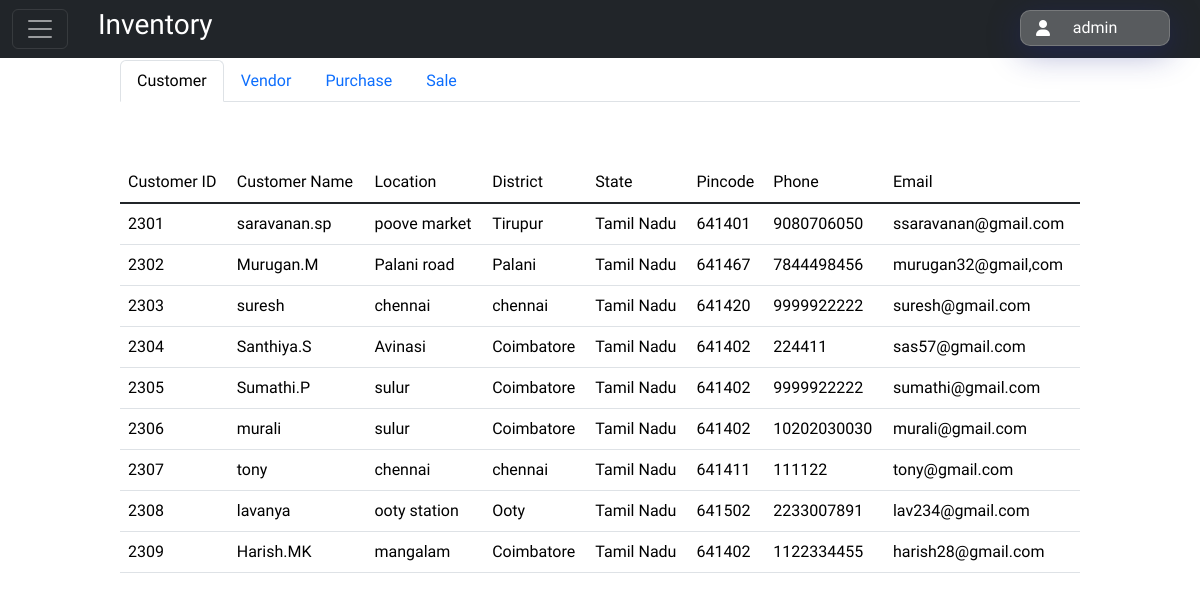
/datatable.php, run on the app's committed database.
### tables this page shows
CREATE TABLE `reguser` (
  `username` varchar(20) NOT NULL,
  `user_email` varchar(20) NOT NULL,
  `user_pass` varchar(20) NOT NULL,
  UNIQUE KEY `username` (`username`),
  UNIQUE KEY `user_email` (`user_email`),
  UNIQUE KEY `user_pass` (`user_pass`)
);

CREATE TABLE `customer_details` (
  `cid` int(10) NOT NULL AUTO_INCREMENT,
  `cname` varchar(20) NOT NULL,
  `location` varchar(20) NOT NULL,
  `district` varchar(20) NOT NULL,
  `state` varchar(20) NOT NULL,
  `pincode` int(20) DEFAULT NULL,
  `phone` bigint(20) DEFAULT NULL,
  `email` varchar(20) DEFAULT NULL,
  PRIMARY KEY (`cid`)
);

### datatable.php (the view, shortened to what this page needs)
<!DOCTYPE html>
<html>
<head>
	<link rel="stylesheet" href="https://cdn.jsdelivr.net/npm/bootstrap@5.3.3/dist/css/bootstrap.min.css">
  <link rel="stylesheet" type="text/css" href="d.css">
  <link rel="stylesheet" type="text/css" href="https://cdnjs.cloudflare.com/ajax/libs/font-awesome/6.7.2/css/all.min.css">
</head>
<body>
<nav class="navbar navbar-dark bg-dark fixed-top">
  <div class="container-fluid">
    <button class="navbar-toggler" type="button" data-bs-toggle="offcanvas" data-bs-target="#offcanvasWithBothOptions" aria-controls="offcanvasDarkNavbar" aria-label="Toggle navigation">
      <span class="navbar-toggler-icon"></span>
    </button>
    <h3 class="nav-title">Inventory</h3>
    <div class="userIdbadge">
      <?php
      $sn = "localhost";
      $un = "root";
      $pass = "";
      $db = "imsdb";
      $con = mysqli_connect($sn, $un, $pass, $db);
      $query = "select username from reguser";
      $exe = mysqli_query($con, $query);
      $res = mysqli_fetch_assoc($exe);
    ?>
      <input type="button" name="userLogin" value="<?php echo $res['username'] ?>" class="userBadge">
      <i class="fa-solid fa-user" style="color:#fff"></i>
    </div>
  </div>
</nav>
<nav>
  <div class="nav nav-tabs" id="nav-tab" role="tablist">
    <button class="nav-link active" id="nav-home-tab" data-bs-toggle="tab" data-bs-target="#nav-home" type="button" role="tab" aria-controls="nav-home" aria-selected="true">Customer</button>
    <button class="nav-link" id="nav-profile-tab" data-bs-toggle="tab" data-bs-target="#nav-profile" type="button" role="tab" aria-controls="nav-profile" aria-selected="false">Vendor</button>
    <button class="nav-link" id="nav-contact-tab" data-bs-toggle="tab" data-bs-target="#nav-contact" type="button" role="tab" aria-controls="nav-contact" aria-selected="false">Purchase</button>
    <button class="nav-link" id="nav-contact-tab" data-bs-toggle="tab" data-bs-target="#nav-disabled" type="button" role="tab" aria-controls="nav-contact" aria-selected="false">Sale</button>
  </div>
</nav>
<div class="tab-content" id="nav-tabContent">
  <div class="tab-pane fade show active" role="tabpanel" id="nav-home" aria-labelledby="nav-cust-tab" tabindex="0">
  	<table class="table">
  <thead>
    <tr>
      <th scope="col">Customer ID</th>
      <th scope="col">Customer Name</th>
      <th scope="col">Location</th>
      <th scope="col">District</th>
      <th scope="col">State</th>
      <th scope="col">Pincode</th>
      <th scope="col">Phone</th>
      <th scope="col">Email</th>
    </tr>
  </thead>
  <tbody class="table-group-divider">
  <?php
    function cust_view(){
      $sn = "localhost";
      $un = "root";
      $pass = "";
      $db = "imsdb";
      $con = mysqli_connect($sn, $un, $pass, $db);
      $getAllValues = "select * from customer_details";
      $res = mysqli_query($con, $getAllValues);
      while($row = mysqli_fetch_array($res)){
        echo "
          <tr>
            <td>".$row['cid']."</td>
            <td>".$row['cname']."</td>
            <td>".$row['location']."</td>
            <td>".$row['district']."</td>
            <td>".$row['state']."</td>
            <td>".$row['pincode']."</td>
            <td>".$row['phone']."</td>
            <td>".$row['email']."</td>
          </tr>
        ";
      }
    }
    cust_view();
  ?>
</tbody>
</table>
  </div>
</div>
</body>
</html>

### d.css (style rules this page uses)
* { box-sizing: border-box; margin: 0; padding: 0; font-family: "Urbanist", sans-serif; font-optical-sizing: auto; font-weight: 400; font-style: normal; }
:root { --lightblue: #B8E3E9; --lightgrey: #93B1B5; --halfdark: #4F7C82; --fulldark: #0B2E33; --bs-offcanvas-custom-width: 300px; }
.fa-solid { margin-right: 10px; }
ul li, i, a:hover { color: red; }
.nav-title { color: #fff; margin-left: 30px; }
.navbar>.container-fluid { align-items: center; justify-content: flex-start; }
.fixed-top { z-index: 1; }
.nav-tabs, .table { margin: 5% 10%; width: 80%; }
.table { overflow: scroll; }
.userBadge { width: 150px; padding: 5px 20px; position: absolute; top: 10px; right: 30px; background: rgba( 255, 255, 255, 0.25 ); box-shadow: 0 8px 32px 0 rgba( 31, 38, 135, 0.37 ); backdrop-filter: blur( 4px ); border-radius: 10px; border: 1px solid rgba( 255, 255, 255, 0.18 ); color: #fff; }
.fa-user { position: absolute; right: 140px; top: 20px; }

### data on the page
reguser: userLogin "admin"
customer_details: cid "2301", cname "saravanan.sp", location "poove market", district "Tirupur", state "Tamil Nadu", pincode "641401", phone "9080706050", email "ssaravanan@gmail.com"
customer_details: cid "2302", cname "Murugan.M", location "Palani road", district "Palani", state "Tamil Nadu", pincode "641467", phone "7844498456", email "murugan32@gmail,com"
customer_details: cid "2303", cname "suresh", location "chennai", district "chennai", state "Tamil Nadu", pincode "641420", phone "9999922222", email "suresh@gmail.com"
customer_details: cid "2304", cname "Santhiya.S", location "Avinasi", district "Coimbatore", state "Tamil Nadu", pincode "641402", phone "224411", email "sas57@gmail.com"
customer_details: cid "2305", cname "Sumathi.P", location "sulur", district "Coimbatore", state "Tamil Nadu", pincode "641402", phone "9999922222", email "sumathi@gmail.com"
customer_details: cid "2306", cname "murali", location "sulur", district "Coimbatore", state "Tamil Nadu", pincode "641402", phone "10202030030", email "murali@gmail.com"
customer_details: cid "2307", cname "tony", location "chennai", district "chennai", state "Tamil Nadu", pincode "641411", phone "111122", email "tony@gmail.com"
customer_details: cid "2308", cname "lavanya", location "ooty station", district "Ooty", state "Tamil Nadu", pincode "641502", phone "2233007891", email "lav234@gmail.com"
customer_details: cid "2309", cname "Harish.MK", location "mangalam", district "Coimbatore", state "Tamil Nadu", pincode "641402", phone "1122334455", email "harish28@gmail.com"
